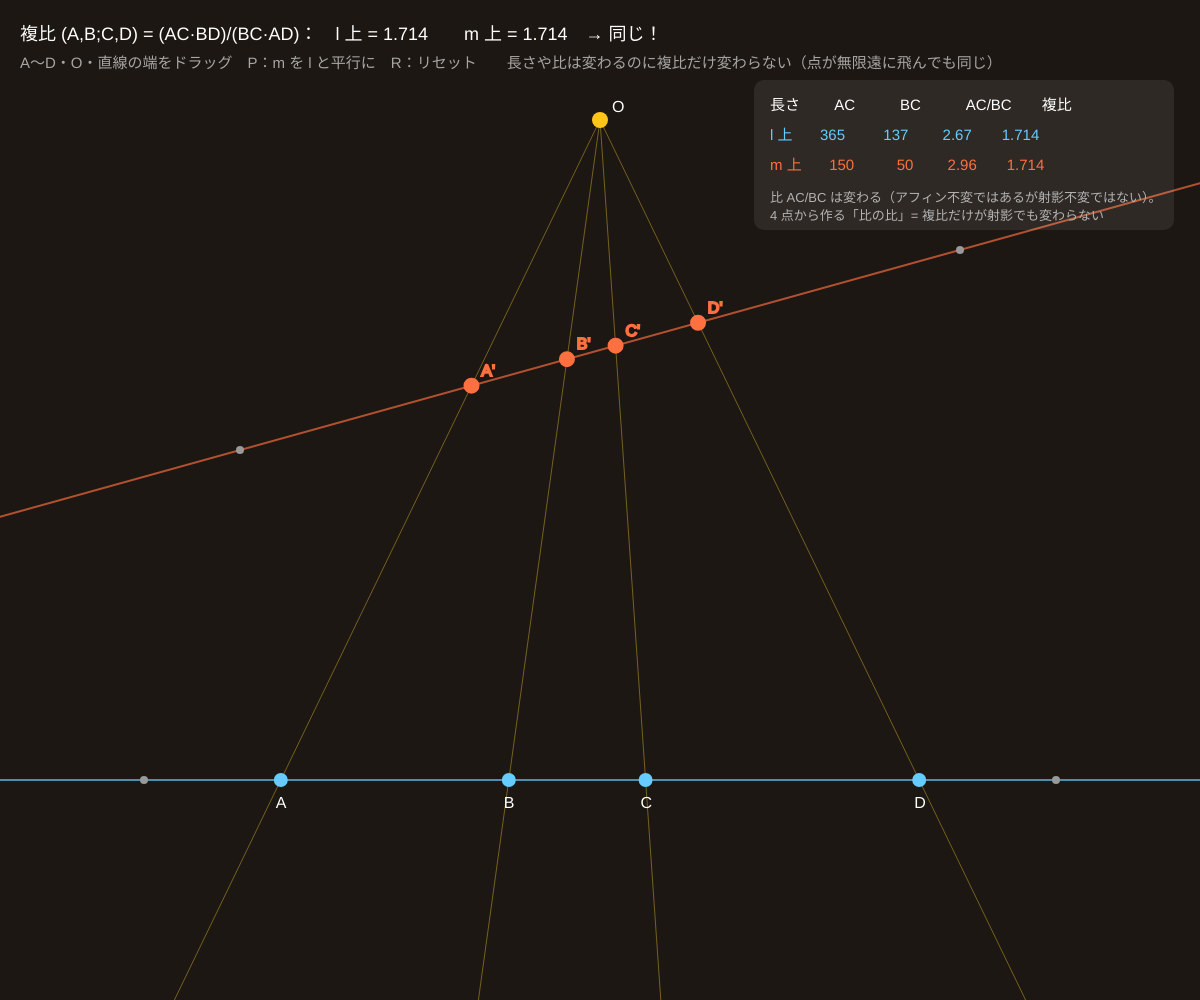
Frame 1 (no input)
Frame 60 (no input): identical to frame 1, image omitted
Frame 120 (the mouse pressed at the canvas centre since frame 60): identical to frame 1, image omitted

The p5.js sketch that drew this single still picture (run headless with seeded random() and noise() and a simulated clock; from frame 60 on, the mouse is pressed at the canvas centre):

// p5.js sketch
// ── sketch.js
// ============================================
// 04 複比の不変性
// 直線 l 上の 4 点 A, B, C, D を、点 O から別の直線 m に射影して A', B', C', D' を作る
//   長さ AC や比 AC/BC は変わるのに、複比 (A,B;C,D) = (AC·BD)/(BC·AD) だけは同じ値のまま ─ 射影変換の不変量
// 点 A〜D・O・直線の端をドラッグ / P = m を l と平行に / R = リセット
// ============================================

let la, lb;                 // 直線 l の端（ドラッグ可）
let ma, mb;                 // 直線 m の端
let O;                      // 射影の中心
let tt = [0.15, 0.4, 0.55, 0.85];   // ★ A, B, C, D の l 上の位置（0〜1）
let handles = [], dragging = -1;

function setup() {
  createCanvas(windowWidth, windowHeight);
  colorMode(HSB, 360, 100, 100, 100);
  resetAll();
}
function resetAll() {
  la = { x: width * 0.12, y: height * 0.78 }; lb = { x: width * 0.88, y: height * 0.78 };
  ma = { x: width * 0.2, y: height * 0.45 }; mb = { x: width * 0.8, y: height * 0.25 };
  O = { x: width * 0.5, y: height * 0.12 };
  tt = [0.15, 0.4, 0.55, 0.85];
}
function onL(t) { return { x: la.x + (lb.x - la.x) * t, y: la.y + (lb.y - la.y) * t }; }

function draw() {
  background(30, 35, 11);
  if (dragging >= 0) {
    if (dragging < 4) {   // A〜D は直線 l の上を動く（マウスを l に射影）
      let vx = lb.x - la.x, vy = lb.y - la.y, L2 = vx * vx + vy * vy || 1;
      tt[dragging] = constrain(((mouseX - la.x) * vx + (mouseY - la.y) * vy) / L2, -0.3, 1.3);
    } else handles[dragging].x = mouseX, handles[dragging].y = mouseY;
  }
  let P = tt.map(onL), names = ['A', 'B', 'C', 'D'];
  let m = lineThrough(ma, mb), l = lineThrough(la, lb);
  // 射影：O と各点を通る直線と m の交点
  let Pp = P.map((p) => hCross(lineThrough(O, p), m));

  // 直線
  stroke(200, 60, 95, 70); strokeWeight(2); drawHLine(l);
  stroke(15, 75, 95, 70); drawHLine(m);
  // 射影の線
  stroke(45, 80, 100, 40); strokeWeight(1);
  for (let p of P) { let d = { x: p.x - O.x, y: p.y - O.y }, k = 3; line(O.x, O.y, p.x + d.x * k, p.y + d.y * k); }
  // 点
  noStroke(); textSize(16);
  for (let i = 0; i < 4; i++) { fill(200, 60, 100); circle(P[i].x, P[i].y, 14); fill(0, 0, 100); text(names[i], P[i].x - 5, P[i].y + 28); }
  for (let i = 0; i < 4; i++) { fill(15, 75, 100); stroke(15, 75, 100); strokeWeight(2); drawHPoint(Pp[i], 14, names[i] + "'"); noStroke(); }
  fill(45, 90, 100); circle(O.x, O.y, 16); fill(0, 0, 100); text('O', O.x + 12, O.y - 8);
  fill(0, 0, 60); circle(la.x, la.y, 8); circle(lb.x, lb.y, 8); circle(ma.x, ma.y, 8); circle(mb.x, mb.y, 8);

  // 複比：l 上は位置 t で、m 上は同次座標の式で（無限遠点があっても計算できる）
  let crL = crossRatio4(tt[0], tt[1], tt[2], tt[3]);
  let crM = crossRatioH(Pp[0], Pp[1], Pp[2], Pp[3], hPt(ma.x, ma.y), hPt(mb.x, mb.y));
  // 比較用：ふつうの長さと比
  let Ld = (i, j) => Math.abs(tt[j] - tt[i]) * dist(la.x, la.y, lb.x, lb.y);
  let q = Pp.map(toXY);
  let Md = (i, j) => (q[i] && q[j]) ? dist(q[i].x, q[i].y, q[j].x, q[j].y) : Infinity;

  noStroke(); fill(0, 0, 100); textSize(18);
  text('複比 (A,B;C,D) = (AC·BD)/(BC·AD)：　l 上 = ' + fmt(crL) + '　　m 上 = ' + fmt(crM) + '　→ ' + (Math.abs(crL - crM) < 1e-3 * (1 + Math.abs(crL)) ? '同じ！' : '計算中…'), 20, 40);
  fill(0, 0, 65); textSize(15);
  text('A〜D・O・直線の端をドラッグ　P：m を l と平行に　R：リセット　　長さや比は変わるのに複比だけ変わらない（点が無限遠に飛んでも同じ）', 20, 68);
  // 表
  let px = width - 430, py = 110;
  fill(0, 0, 100, 8); rect(px - 16, py - 30, 420, 150, 10);
  fill(0, 0, 100); textSize(15);
  text('長さ　　 AC　　　BC　　　AC/BC　　複比', px, py);
  fill(200, 60, 100); text('l 上　 ' + nf(Ld(0, 2), 1, 0).padStart(5) + '　　' + nf(Ld(1, 2), 1, 0).padStart(5) + '　　' + nf(Ld(0, 2) / (Ld(1, 2) || 1), 1, 2).padStart(5) + '　　' + fmt(crL), px, py + 30);
  fill(15, 75, 100); text("m 上　 " + fmtD(Md(0, 2)).padStart(5) + '　　' + fmtD(Md(1, 2)).padStart(5) + '　　' + (isFinite(Md(0, 2)) && isFinite(Md(1, 2)) ? nf(Md(0, 2) / (Md(1, 2) || 1), 1, 2).padStart(5) : '    ∞') + '　　' + fmt(crM), px, py + 60);
  fill(0, 0, 70); textSize(13);
  text('比 AC/BC は変わる（アフィン不変ではあるが射影不変ではない）。', px, py + 92);
  text('4 点から作る「比の比」= 複比だけが射影でも変わらない', px, py + 110);
}

function crossRatio4(a, b, c, d) { let den = (c - b) * (d - a); return Math.abs(den) < 1e-12 ? NaN : ((c - a) * (d - b)) / den; }
function fmt(v) { return isNaN(v) ? '—' : Math.abs(v) > 1e4 ? '∞' : nf(v, 1, 3); }
function fmtD(v) { return isFinite(v) ? nf(v, 1, 0) : '∞'; }

function mousePressed() {
  handles = [...tt.map(onL), O, la, lb, ma, mb];
  dragging = nearestHandle(handles, mouseX, mouseY, 26);
}
function mouseReleased() { dragging = -1; }
function keyPressed() {
  if (key === 'p' || key === 'P') { let d = { x: lb.x - la.x, y: lb.y - la.y }; ma = { x: width * 0.2, y: height * 0.45 }; mb = { x: ma.x + d.x * 0.7, y: ma.y + d.y * 0.7 }; }
  if (key === 'r' || key === 'R') resetAll();
}

// ---------- やってみよう ----------
// 1. m を l と平行にする（P）と A'B'C'D' は ABCD の相似な縮小版になる。比 AC/BC も同じになることを確かめよう
// 2. m の端を動かして D' を無限遠に飛ばす（O と D を結ぶ線と m を平行に）。複比は？（AD → ∞ でも (AC·BD)/(BC·AD) は極限で有限）
// 3. 複比が −1 になる位置（調和列点）を探そう。C が AB の中点なら D はどこ？（→ 09）
// 4. A, B, C, D の順番を入れかえると複比はどう変わる？（1 − λ、1/λ などの 6 種類）

// ==================================================
// ここから下は「射影幾何の道具」（同次座標・外積・行列・ホモグラフィ）
// （中身は読まなくても OK。消さないでね）
// ==================================================

// 同次座標の点 [x, y, w]。w = 1 ならふつうの点 (x, y)、w = 0 なら「方向 (x, y) の無限遠点」
function hPt(x, y, w) { return [x, y, w === undefined ? 1 : w]; }
// 外積。2 点 → それを通る直線 [a, b, c]（ax + by + cw = 0）／ 2 直線 → その交点。どちらも同じ式！
function hCross(p, q) {
  return [p[1] * q[2] - p[2] * q[1], p[2] * q[0] - p[0] * q[2], p[0] * q[1] - p[1] * q[0]];
}
// 内積。点と直線で 0 なら「点が直線の上にある」
function hDot(p, q) { return p[0] * q[0] + p[1] * q[1] + p[2] * q[2]; }
// 3 つの点（または直線）の行列式。0 なら共線（共点）
function hDet(p, q, r) { return hDot(p, hCross(q, r)); }
// 長さを 1 にそろえる（表示用。射影的には同じ点・同じ直線）
function hUnit(p) { let m = Math.hypot(p[0], p[1], p[2]) || 1; return [p[0] / m, p[1] / m, p[2] / m]; }
// 無限遠（または画面からはるか遠く）にあるか
function isFar(p) { return Math.abs(p[2]) * 1e5 < Math.hypot(p[0], p[1]); }
// 同次座標 → 画面の点 {x, y}（無限遠なら null）
function toXY(p) { return isFar(p) ? null : { x: p[0] / p[2], y: p[1] / p[2] }; }
// 2 点 {x, y} を通る直線
function lineThrough(a, b) { return hCross(hPt(a.x, a.y), hPt(b.x, b.y)); }
// 1 直線上の 4 点の複比 (P1,P2;P3,P4)。X, Y はその直線上の基準 2 点（無限遠点があっても計算できる）
function crossRatioH(P1, P2, P3, P4, X, Y) {
  let n = hCross(X, Y), nn = hDot(n, n) || 1;
  let lm = (P) => [hDot(hCross(P, Y), n) / nn, hDot(hCross(X, P), n) / nn];
  let [l1, m1] = lm(P1), [l2, m2] = lm(P2), [l3, m3] = lm(P3), [l4, m4] = lm(P4);
  let num = (l1 * m3 - l3 * m1) * (l2 * m4 - l4 * m2), den = (l2 * m3 - l3 * m2) * (l1 * m4 - l4 * m1);
  return Math.abs(den) < 1e-12 ? NaN : num / den;
}

// 直線 [a, b, c] を枠（省略すると画面全体）いっぱいに描く
function drawHLine(l, box) {
  let [x0, y0, x1, y1] = box || [0, 0, width, height], cand = [];
  for (let e of [[1, 0, -x0], [1, 0, -x1], [0, 1, -y0], [0, 1, -y1]]) {
    let p = toXY(hCross(l, e));
    if (p && p.x > x0 - 1 && p.x < x1 + 1 && p.y > y0 - 1 && p.y < y1 + 1) cand.push(p);
  }
  if (cand.length < 2) return;
  let best = null, bd = -1;
  for (let i = 0; i < cand.length; i++) for (let j = i + 1; j < cand.length; j++) {
    let d = Math.hypot(cand[i].x - cand[j].x, cand[i].y - cand[j].y);
    if (d > bd) { bd = d; best = [cand[i], cand[j]]; }
  }
  line(best[0].x, best[0].y, best[1].x, best[1].y);
}
// 点を描く。ふつうの点なら丸、無限遠点なら枠のふちに「方向の矢印」（向かい合う 2 か所 = 同じ 1 点）
function drawHPoint(p, r, label, box) {
  let [x0, y0, x1, y1] = box || [0, 0, width, height];
  let q = toXY(p);
  if (q) { circle(q.x, q.y, r); if (label) text(label, q.x + r * 0.7, q.y - r * 0.7); return; }
  let dx = p[0], dy = p[1], m = Math.hypot(dx, dy) || 1; dx /= m; dy /= m;
  let cx = (x0 + x1) / 2, cy = (y0 + y1) / 2;
  for (let s of [1, -1]) {
    let ux = dx * s, uy = dy * s, t = Infinity;
    if (ux > 1e-9) t = Math.min(t, (x1 - 30 - cx) / ux); if (ux < -1e-9) t = Math.min(t, (x0 + 30 - cx) / ux);
    if (uy > 1e-9) t = Math.min(t, (y1 - 30 - cy) / uy); if (uy < -1e-9) t = Math.min(t, (y0 + 30 - cy) / uy);
    let x = cx + ux * t, y = cy + uy * t;
    push(); translate(x, y); rotate(Math.atan2(uy, ux));
    line(-r * 2.5, 0, r, 0); line(r, 0, 0, -r * 0.8); line(r, 0, 0, r * 0.8);
    pop();
    if (label) text(label + '∞', x - r * 2, y - r);
  }
}

// 3×3 行列（配列の配列）の道具
function mat3Mul(A, B) {
  let C = [[0, 0, 0], [0, 0, 0], [0, 0, 0]];
  for (let i = 0; i < 3; i++) for (let j = 0; j < 3; j++) for (let k = 0; k < 3; k++) C[i][j] += A[i][k] * B[k][j];
  return C;
}
function mat3Vec(M, v) { return [hDot(M[0], v), hDot(M[1], v), hDot(M[2], v)]; }
function mat3T(M) { return [[M[0][0], M[1][0], M[2][0]], [M[0][1], M[1][1], M[2][1]], [M[0][2], M[1][2], M[2][2]]]; }
function mat3Inv(M) {
  let [[a, b, c], [d, e, f], [g, h, i]] = M;
  let A = e * i - f * h, B = -(d * i - f * g), C = d * h - e * g;
  let det = a * A + b * B + c * C;
  if (Math.abs(det) < 1e-12) return null;
  return [[A / det, -(b * i - c * h) / det, (b * f - c * e) / det],
          [B / det, (a * i - c * g) / det, -(a * f - c * d) / det],
          [C / det, -(a * h - b * g) / det, (a * e - b * d) / det]];
}
// ガウスの消去法（部分ピボット）で A x = b を解く。解けなければ null
function solveLinear(A, b) {
  let n = b.length, M = A.map((r, i) => [...r, b[i]]);
  for (let c = 0; c < n; c++) {
    let p = c;
    for (let r = c + 1; r < n; r++) if (Math.abs(M[r][c]) > Math.abs(M[p][c])) p = r;
    if (Math.abs(M[p][c]) < 1e-12) return null;
    [M[c], M[p]] = [M[p], M[c]];
    for (let r = 0; r < n; r++) {
      if (r === c) continue;
      let f = M[r][c] / M[c][c];
      for (let k = c; k <= n; k++) M[r][k] -= f * M[c][k];
    }
  }
  return M.map((r, i) => r[n] / r[i]);
}
// 4 点の対応 src[i] → dst[i]（{x, y}）からホモグラフィ 3×3 を求める（h33 = 1 に固定、8 本の連立方程式）
function homographyFrom4(src, dst) {
  let A = [], b = [];
  for (let i = 0; i < 4; i++) {
    let x = src[i].x, y = src[i].y, u = dst[i].x, v = dst[i].y;
    A.push([x, y, 1, 0, 0, 0, -u * x, -u * y]); b.push(u);
    A.push([0, 0, 0, x, y, 1, -v * x, -v * y]); b.push(v);
  }
  let h = solveLinear(A, b);
  if (!h) return null;
  return [[h[0], h[1], h[2]], [h[3], h[4], h[5]], [h[6], h[7], 1]];
}
// ホモグラフィで点 {x, y} を写す（無限遠へ飛ぶなら null）
function applyH(H, p) { return toXY(mat3Vec(H, hPt(p.x, p.y))); }
// つかめる点のリスト（{x, y}）からマウスに近いものの番号。半径 r 以内になければ -1
function nearestHandle(list, mx, my, r) {
  let best = -1, bd = r;
  for (let i = 0; i < list.length; i++) {
    let d = Math.hypot(list[i].x - mx, list[i].y - my);
    if (d < bd) { bd = d; best = i; }
  }
  return best;
}
